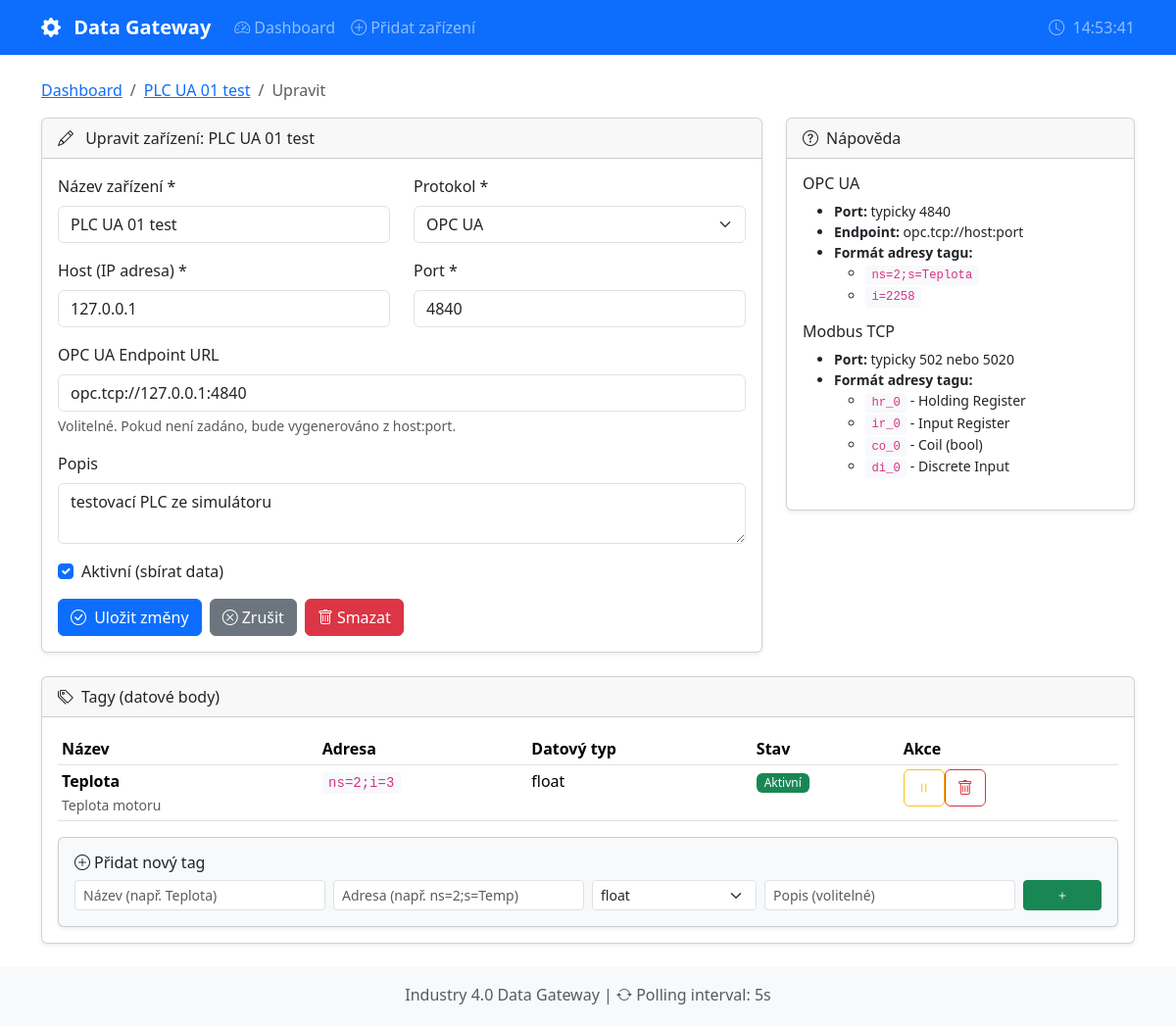
/device/1/edit, run on an earlier commit of the app's database.
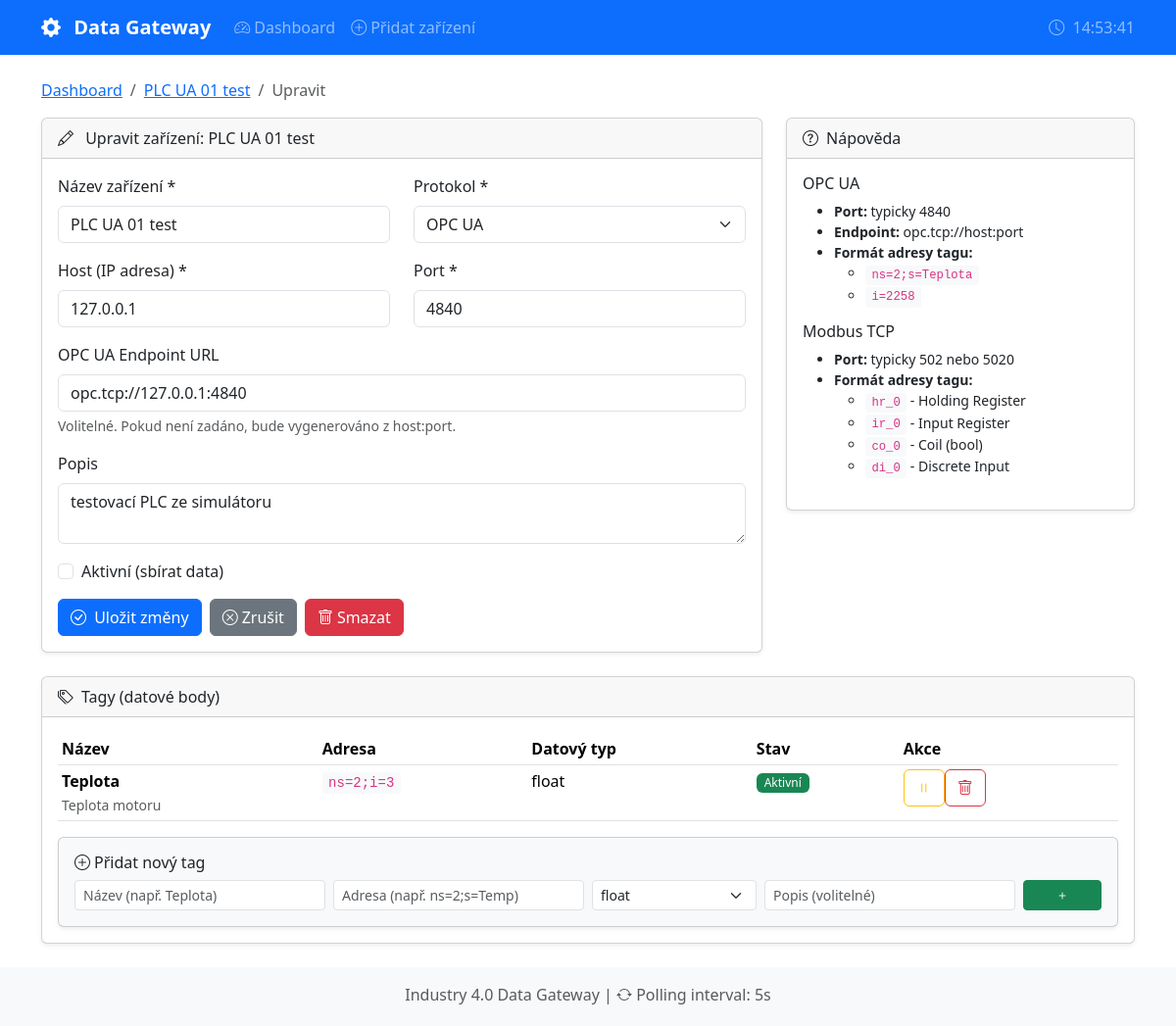
And on a later commit of the database.
### backend/models.py (models this page shows)
class Device(SQLModel, table=True):
    id: Optional[int] = Field(default=None, primary_key=True)
    name: str = Field(index=True, description="Např. 'Lis-01', 'Čerpadlo-A'")
    protocol: str = Field(description="Protokol: 'opcua' nebo 'modbus'")
    host: str = Field(default="127.0.0.1", description="IP adresa zařízení")
    port: int = Field(description="Port: 4840 pro OPC UA, 5020 pro Modbus")
    endpoint_url: Optional[str] = Field(
        default=None,
        description="OPC UA endpoint URL, např. 'opc.tcp://127.0.0.1:4840'"
    )
    enabled: bool = Field(default=True, description="Zda je zařízení aktivní pro sběr")
    description: Optional[str] = Field(default=None, description="Popis zařízení")
    tags: List["Tag"] = Relationship(back_populates="device", sa_relationship_kwargs={"cascade": "all, delete-orphan"})

class Tag(SQLModel, table=True):
    id: Optional[int] = Field(default=None, primary_key=True)
    name: str = Field(description="Např. 'Teplota_motoru', 'Stav_RUN'")
    address: str = Field(description="""
        Protokol-specifická adresa:
        - OPC UA: 'ns=2;s=Teplota' nebo 'i=2258'
        - Modbus: 'hr_0' (holding register), 'co_1' (coil),
                  'ir_0' (input register), 'di_0' (discrete input)
    """)
    data_type: str = Field(default="float", description="Datový typ: float, int, bool")
    description: Optional[str] = Field(default=None, description="Popis tagu")
    enabled: bool = Field(default=True, description="Zda je tag aktivní pro sběr")
    device_id: int = Field(foreign_key="device.id")
    device: Device = Relationship(back_populates="tags")
    measurements: List["Measurement"] = Relationship(
        back_populates="tag",
        sa_relationship_kwargs={"cascade": "all, delete-orphan"}
    )

### main.py (the view)
@app.get("/device/{device_id}/edit", response_class=HTMLResponse)
async def device_form_edit(request: Request, device_id: int):
    with get_session() as session:
        device = session.get(Device, device_id)
        if not device:
            raise HTTPException(status_code=404, detail="Zařízení nenalezeno")
        return templates.TemplateResponse(
            "device_form.html",
            {"request": request, "device": device, "tags": device.tags}
        )

### frontend/templates/device_form.html (shortened to what this page needs)
{% extends "base.html" %}
{% block content %}
<nav aria-label="breadcrumb">
    <ol class="breadcrumb">
        <li class="breadcrumb-item"><a href="/">Dashboard</a></li>
        {% if device %}
        <li class="breadcrumb-item"><a href="/device/{{ device.id }}">{{ device.name }}</a></li>
        <li class="breadcrumb-item active">Upravit</li>
        {% else %}
        <li class="breadcrumb-item active">Nové zařízení</li>
        {% endif %}
    </ol>
</nav>
<div class="row">
    <div class="col-lg-8">
        <div class="card">
            <div class="card-header">
                <i class="bi bi-{% if device %}pencil{% else %}plus-circle{% endif %} me-2"></i>
                {% if device %}Upravit zařízení: {{ device.name }}{% else %}Přidat nové zařízení{% endif %}
            </div>
            <div class="card-body">
                <form action="/device/save" method="post">
                    <div class="row mb-3">
                        <div class="col-md-6">
                            <label for="name" class="form-label">Název zařízení *</label>
                            <input type="text" class="form-control" id="name" name="name"
                                   value="{{ device.name if device else '' }}" required
                                   placeholder="např. Lis-01, Čerpadlo-A">
                        </div>
                        <div class="col-md-6">
                            <label for="protocol" class="form-label">Protokol *</label>
                            <select class="form-select" id="protocol" name="protocol" required>
                                <option value="opcua" {% if device and device.protocol == 'opcua' %}selected{% endif %}>
                                    OPC UA
                                </option>
                            </select>
                        </div>
                    </div>
                    <div class="row mb-3">
                        <div class="col-md-6">
                            <label for="host" class="form-label">Host (IP adresa) *</label>
                            <input type="text" class="form-control" id="host" name="host"
                                   value="{{ device.host if device else '127.0.0.1' }}" required
                                   placeholder="127.0.0.1">
                        </div>
                        <div class="col-md-6">
                            <label for="port" class="form-label">Port *</label>
                            <input type="number" class="form-control" id="port" name="port"
                                   value="{{ device.port if device else '4840' }}" required
                                   placeholder="4840 (OPC UA) / 502 (Modbus)">
                        </div>
                    </div>
                    <div class="mb-3" id="endpoint-group">
                        <label for="endpoint_url" class="form-label">OPC UA Endpoint URL</label>
                        <input type="text" class="form-control" id="endpoint_url" name="endpoint_url"
                               value="{{ device.endpoint_url if device else '' }}"
                               placeholder="opc.tcp://127.0.0.1:4840">
                        <div class="form-text">Volitelné. Pokud není zadáno, bude vygenerováno z host:port.</div>
                    </div>
                    <div class="mb-3">
                        <label for="description" class="form-label">Popis</label>
                        <textarea class="form-control" id="description" name="description" rows="2"
                                  placeholder="Volitelný popis zařízení">{{ device.description if device else '' }}</textarea>
                    </div>
                    <div class="mb-3 form-check">
                        <input type="checkbox" class="form-check-input" id="enabled" name="enabled" value="true"
                               {% if not device or device.enabled %}checked{% endif %}>
                        <label class="form-check-label" for="enabled">Aktivní (sbírat data)</label>
                    </div>
                    <div class="d-flex gap-2">
                        <button type="submit" class="btn btn-primary">
                            <i class="bi bi-check-circle me-1"></i>
                            {% if device %}Uložit změny{% else %}Vytvořit zařízení{% endif %}
                        </button>
                        <a href="{% if device %}/device/{{ device.id }}{% else %}/{% endif %}" class="btn btn-secondary">
                            <i class="bi bi-x-circle me-1"></i>Zrušit
                        </a>
                        {% if device %}
                        <form action="/device/{{ device.id }}/delete" method="post" class="ms-auto"
                              onsubmit="return confirm('Opravdu smazat zařízení a všechny jeho tagy a měření?');">
                            <button type="submit" class="btn btn-danger">
                                <i class="bi bi-trash me-1"></i>Smazat
                            </button>
                        </form>
                        {% endif %}
                    </div>
                </form>
            </div>
        </div>
    </div>
    <div class="col-lg-4">
        <div class="card">
            <div class="card-header">
                <i class="bi bi-question-circle me-2"></i>Nápověda
            </div>
            <div class="card-body">
                <div id="help-opcua">
                    <h6>OPC UA</h6>
                    <ul class="small">
                        <li><strong>Port:</strong> typicky 4840</li>
                        <li><strong>Endpoint:</strong> opc.tcp://host:port</li>
                        <li><strong>Formát adresy tagu:</strong>
                            <ul>
                                <li><code>ns=2;s=Teplota</code></li>
                                <li><code>i=2258</code></li>
                            </ul>
                        </li>
                    </ul>
                </div>
                <div id="help-modbus">
                    <h6>Modbus TCP</h6>
                    <ul class="small">
                        <li><strong>Port:</strong> typicky 502 nebo 5020</li>
                        <li><strong>Formát adresy tagu:</strong>
                            <ul>
                                <li><code>hr_0</code> - Holding Register</li>
                                <li><code>ir_0</code> - Input Register</li>
                                <li><code>co_0</code> - Coil (bool)</li>
                                <li><code>di_0</code> - Discrete Input</li>
                            </ul>
                        </li>
                    </ul>
                </div>
            </div>
        </div>
    </div>
</div>
{% if device %}
<div class="card mt-4">
    <div class="card-header d-flex justify-content-between align-items-center">
        <span><i class="bi bi-tags me-2"></i>Tagy (datové body)</span>
    </div>
    <div class="card-body">
        {% if tags %}
        <table class="table table-sm">
            <thead>
                <tr>
                    <th>Název</th>
                    <th>Adresa</th>
                    <th>Datový typ</th>
                    <th>Stav</th>
                    <th>Akce</th>
                </tr>
            </thead>
            <tbody>
                {% for tag in tags %}
                <tr class="{% if not tag.enabled %}table-secondary{% endif %}">
                    <td>
                        <strong>{{ tag.name }}</strong>
                        {% if tag.description %}
                        <br><small class="text-muted">{{ tag.description }}</small>
                        {% endif %}
                    </td>
                    <td><code>{{ tag.address }}</code></td>
                    <td>{{ tag.data_type }}</td>
                    <td>
                        {% if tag.enabled %}
                        <span class="badge bg-success">Aktivní</span>
                        {% else %}
                        <span class="badge bg-secondary">Neaktivní</span>
                        {% endif %}
                    </td>
                    <td>
                        <div class="btn-group btn-group-sm">
                            <form action="/tag/{{ tag.id }}/toggle" method="post" style="display:inline;">
                                <button type="submit" class="btn btn-outline-{% if tag.enabled %}warning{% else %}success{% endif %}" title="Toggle">
                                    <i class="bi bi-{% if tag.enabled %}pause{% else %}play{% endif %}"></i>
                                </button>
                            </form>
                            <form action="/tag/{{ tag.id }}/delete" method="post" style="display:inline;"
                                  onsubmit="return confirm('Smazat tag a všechna jeho měření?');">
                                <button type="submit" class="btn btn-outline-danger" title="Smazat">
                                    <i class="bi bi-trash"></i>
                                </button>
                            </form>
                        </div>
                    </td>
                </tr>
                {% endfor %}
            </tbody>
        </table>
        {% else %}
        <p class="text-muted mb-3">Zatím nejsou definovány žádné tagy.</p>
        {% endif %}
        <div class="card bg-light">
            <div class="card-body">
                <h6><i class="bi bi-plus-circle me-1"></i>Přidat nový tag</h6>
                <form action="/device/{{ device.id }}/tag/add" method="post">
                    <div class="row g-2">
                        <div class="col-md-3">
                            <input type="text" class="form-control form-control-sm" name="tag_name"
                                   placeholder="Název (např. Teplota)" required>
                        </div>
                        <div class="col-md-3">
                            <input type="text" class="form-control form-control-sm" name="tag_address"
                                   placeholder="Adresa (např. ns=2;s=Temp)" required>
                        </div>
                        <div class="col-md-2">
                            <select class="form-select form-select-sm" name="tag_data_type">
                                <option value="float">float</option>
                            </select>
                        </div>
                        <div class="col-md-3">
                            <input type="text" class="form-control form-control-sm" name="tag_description"
                                   placeholder="Popis (volitelné)">
                        </div>
                        <div class="col-md-1">
                            <button type="submit" class="btn btn-success btn-sm w-100">
                                <i class="bi bi-plus"></i>
                            </button>
                        </div>
                    </div>
                </form>
            </div>
        </div>
    </div>
</div>
{% endif %}
{% endblock %}

### frontend/templates/base.html (shortened to what this page needs)
<!DOCTYPE html>
<html lang="cs">
<head>
    <link href="https://cdn.jsdelivr.net/npm/bootstrap@5.3.2/dist/css/bootstrap.min.css" rel="stylesheet">
    <link href="https://cdn.jsdelivr.net/npm/bootstrap-icons@1.11.1/font/bootstrap-icons.css" rel="stylesheet">
    <link href="/static/style.css" rel="stylesheet">
</head>
<body>
    <nav class="navbar navbar-expand-lg navbar-dark bg-primary">
        <div class="container">
            <a class="navbar-brand" href="/">
                <i class="bi bi-gear-fill me-2"></i>
                Data Gateway
            </a>
            <div class="collapse navbar-collapse" id="navbarNav">
                <ul class="navbar-nav me-auto">
                    <li class="nav-item">
                        <a class="nav-link" href="/">
                            <i class="bi bi-speedometer2 me-1"></i>Dashboard
                        </a>
                    </li>
                    <li class="nav-item">
                        <a class="nav-link" href="/device/new">
                            <i class="bi bi-plus-circle me-1"></i>Přidat zařízení
                        </a>
                    </li>
                </ul>
                <span class="navbar-text">
                    <i class="bi bi-clock me-1"></i>
                    <span id="current-time"></span>
                </span>
            </div>
        </div>
    </nav>
    <main class="container py-4">
        {% block content %}{% endblock %}
    </main>
    <footer class="footer mt-auto py-3 bg-light">
        <div class="container text-center">
            <span class="text-muted">
                Industry 4.0 Data Gateway |
                <i class="bi bi-arrow-repeat"></i> Polling interval: 5s
            </span>
        </div>
    </footer>
</body>
</html>

### frontend/static/style.css (style rules this page uses)
.navbar-brand { font-weight: bold; }
.card { box-shadow: 0 0.125rem 0.25rem rgba(0, 0, 0, 0.075); }
.table th { white-space: nowrap; }
code { background-color: #f8f9fa; padding: 0.2rem 0.4rem; border-radius: 0.25rem; font-size: 0.875em; }
.badge { font-weight: 500; }
html { min-height: 100%; position: relative; }
body { margin-bottom: 60px; }
.footer { position: absolute; bottom: 0; width: 100%; height: 60px; }
.form-label { font-weight: 500; }

What changed in the data, as far as the page shows it:
changed Device "PLC UA 01 test": enabled "☑" → "☐"
